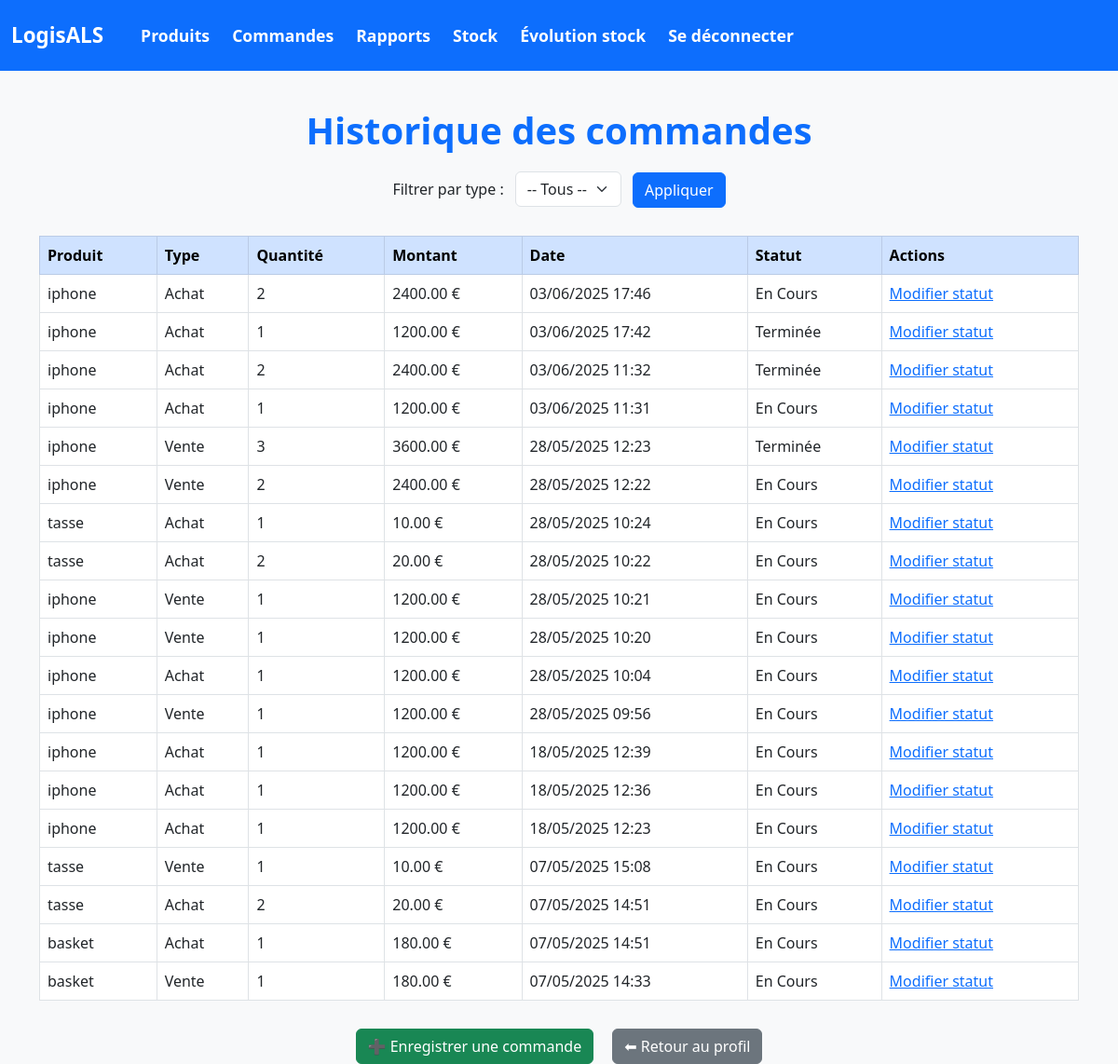
/inventaire/commandes/, run on an earlier commit of the app's database.
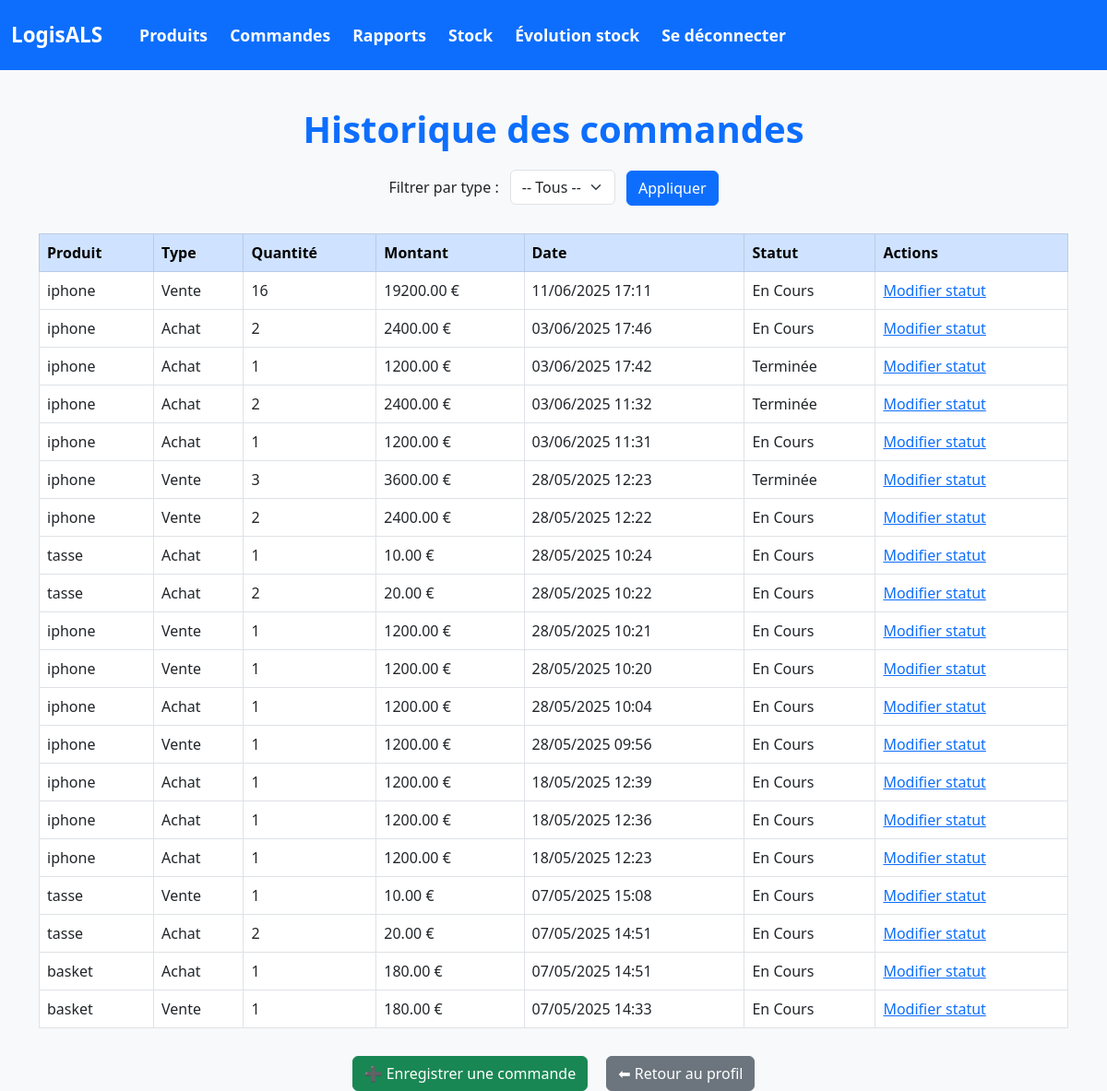
And on a later commit of the database.
### inventaire/models.py (models this page shows, shortened)
class Commande(models.Model):
    TYPE_CHOICES = [
        ('achat', 'Achat'),
        ('vente', 'Vente'),
    ]
    STATUT_CHOICES = [
        ('en_cours', 'En Cours'),
        ('terminee', 'Terminée'),
        ('annulee', 'Annulée'),
    ]
    type = models.CharField(max_length=10, choices=TYPE_CHOICES)
    date = models.DateTimeField(default=timezone.now)
    montant_total = models.DecimalField(max_digits=10, decimal_places=2)
    quantite = models.PositiveIntegerField()
    statut = models.CharField(max_length=10, choices=STATUT_CHOICES)
    produit = models.ForeignKey(Produit, on_delete=models.CASCADE)
    utilisateur = models.ForeignKey(Utilisateur, on_delete=models.CASCADE)

class Produit(models.Model):
    nom = models.CharField(max_length=100)
    description = models.TextField()
    prix = models.PositiveIntegerField()
    quantite_stock = models.PositiveIntegerField()
    date_ajout = models.DateTimeField(auto_now_add=True)
    seuil_min = models.PositiveIntegerField(default=5)  # seuil critique
    seuil_max = models.PositiveIntegerField(default=100)  # stock idéal  #
    vendeur = models.CharField(max_length=100, blank=True, null=True)

### inventaire/views.py (the view)
# urls.py: path('commandes/', views.liste_commandes, name='liste_commandes'),
def liste_commandes(request):
    commandes = Commande.objects.all().order_by('-date')  # Inclut ventes et achats
    type_filter = request.GET.get('type', '')  # permet de filtrer par type via l'URL
    if type_filter in ['achat', 'vente']:
        commandes = commandes.filter(type=type_filter)
    statut_filter = request.GET.get('statut', '')
    if statut_filter:
        commandes = commandes.filter(statut=statut_filter)
    return render(request, 'inventaire/liste_commandes.html', {'commandes': commandes})

### inventaire/templates/inventaire/liste_commandes.html (shortened to what this page needs)
<!DOCTYPE html>
<html lang="fr">
{% load static %}
<head>
  <link href="https://cdn.jsdelivr.net/npm/bootstrap@5.3.0/dist/css/bootstrap.min.css" rel="stylesheet" />
</head>
<body>
{% include 'inventaire/navbar.html' %}
<div class="container">
  <h1>Historique des commandes</h1>
  <form method="get" class="filter-form">
    <label for="type" class="form-label me-2">Filtrer par type :</label>
    <select name="type" id="type" class="form-select d-inline w-auto">
      <option value="">-- Tous --</option>
    </select>
    <button type="submit" class="btn btn-primary ms-2">Appliquer</button>
  </form>
  <div class="table-container">
    <table class="table table-hover table-bordered mt-4 bg-white">
      <thead class="table-primary">
        <tr>
          <th>Produit</th>
          <th>Type</th>
          <th>Quantité</th>
          <th>Montant</th>
          <th>Date</th>
          <th>Statut</th>
          <th>Actions</th>
        </tr>
      </thead>
      <tbody>
        {% for commande in commandes %}
          <tr>
            <td>{{ commande.produit.nom }}</td>
            <td>{{ commande.type|title }}</td>
            <td>{{ commande.quantite }}</td>
            <td>{{ commande.montant_total }} €</td>
            <td>{{ commande.date|date:"d/m/Y H:i" }}</td>
            <td>{{ commande.get_statut_display }}</td>
            <td>
  <a href="{% url 'modifier_statut_commande' commande.pk %}">Modifier statut</a>
</td>
          </tr>
        {% empty %}
          <tr>
            <td colspan="5" class="text-center text-muted">Aucune commande trouvée.</td>
          </tr>
        {% endfor %}
      </tbody>
    </table>
  </div>
  <div class="action-buttons">
    <a href="{% url 'enregistrer_commande' %}" class="btn btn-success">
      ➕ Enregistrer une commande
    </a>
    <a href="{% url 'profile' %}" class="btn btn-secondary">
      ⬅ Retour au profil
    </a>
  </div>
</div>
</body>
</html>

### inventaire/templates/inventaire/navbar.html (shortened to what this page needs)
<nav class="navbar navbar-expand-lg navbar-dark bg-primary w-100 py-3">
  <div class="container-fluid">
    <a class="navbar-brand me-4" href="{% url 'profile' %}">LogisALS</a>
    <div class="collapse navbar-collapse" id="navbarNav">
      <ul class="navbar-nav me-auto mb-2 mb-lg-0">
        <li class="nav-item ms-2"><a class="nav-link" href="{% url 'liste_produits' %}">Produits</a></li>
        <li class="nav-item ms-2"><a class="nav-link" href="{% url 'liste_commandes' %}">Commandes</a></li>
        <li class="nav-item ms-2"><a class="nav-link" href="{% url 'rapport_complet' %}">Rapports</a></li>
        <li class="nav-item ms-2">
          <a class="nav-link position-relative" href="{% url 'gestion_stock' %}">
            Stock
          </a>
        </li>
        <li class="nav-item ms-2"><a class="nav-link" href="{% url 'evolution_stock' %}">Évolution stock</a></li>
        <li class="nav-item ms-2"><a class="nav-link" href="{% url 'accueil' %}">Se déconnecter</a></li>
      </ul>
    </div>
  </div>
</nav>

### inventaire/templates/inventaire/liste_commandes.html (style rules this page uses)
body { background-color: #f8f9fa; font-family: 'Segoe UI', sans-serif; }
h1 { color: #0d6efd; margin-top: 40px; font-weight: bold; text-align: center; }
.table-container { margin-top: 30px; }
.action-buttons { margin-top: 30px; display: flex; justify-content: center; gap: 20px; }
.filter-form { text-align: center; margin-top: 20px; }
.filter-form select { max-width: 200px; }

### inventaire/templates/inventaire/navbar.html (style rules this page uses)
.navbar-nav .nav-link { color: white !important; font-weight: bold; font-size: 1.1rem; transition: color 0.3s ease, text-shadow 0.3s ease; }
.navbar-brand { font-size: 1.4rem; font-weight: bold; color: white !important; }

What changed in the data, as far as the page shows it:
added Commande: produit.nom "iphone", type "Vente", quantite "16", montant_total "19200.00", date "11/06/2025 17:11", statut "En Cours"
